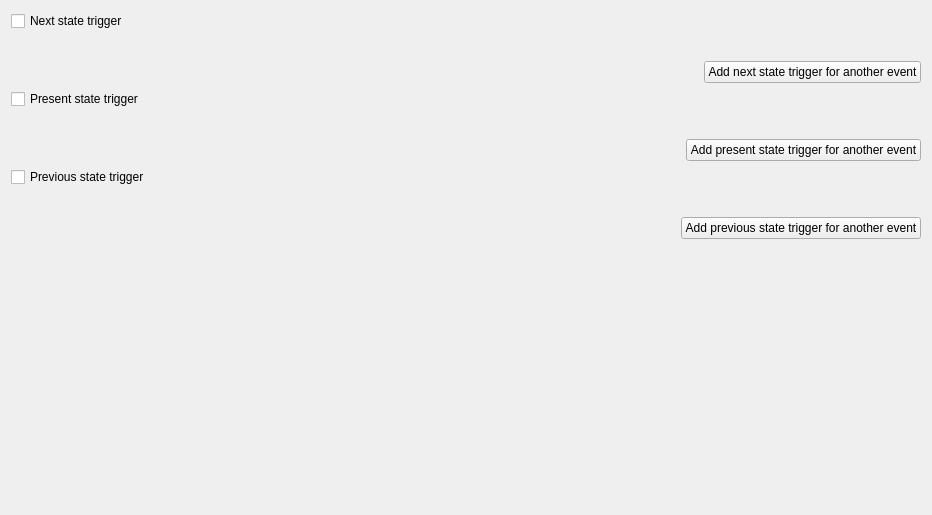
         <widget class="QWidget" name="scrollAreaWidgetContents_4">
          <property name="geometry">
           <rect>
            <x>0</x>
            <y>0</y>
            <width>932</width>
            <height>515</height>
           </rect>
          </property>
          <layout class="QVBoxLayout" name="verticalLayout_9">
           <item>
            <widget class="QCheckBox" name="checkBox_10">
             <property name="text">
              <string>Next state trigger</string>
             </property>
            </widget>
           </item>
           <item>
            <widget class="QWidget" name="widget" native="true">
             <layout class="QVBoxLayout" name="verticalLayout_5"/>
            </widget>
           </item>
           <item alignment="Qt::AlignmentFlag::AlignRight">
            <widget class="QPushButton" name="pushButton_2">
             <property name="text">
              <string>Add next state trigger for another event</string>
             </property>
            </widget>
           </item>
           <item>
            <widget class="QCheckBox" name="checkBox_11">
             <property name="text">
              <string>Present state trigger</string>
             </property>
            </widget>
           </item>
           <item>
            <widget class="QWidget" name="widget_2" native="true">
             <layout class="QVBoxLayout" name="verticalLayout_6"/>
            </widget>
           </item>
           <item alignment="Qt::AlignmentFlag::AlignRight">
            <widget class="QPushButton" name="pushButton_3">
             <property name="text">
              <string>Add present state trigger for another event</string>
             </property>
            </widget>
           </item>
           <item>
            <widget class="QCheckBox" name="checkBox_9">
             <property name="text">
              <string>Previous state trigger</string>
             </property>
            </widget>
           </item>
           <item>
            <widget class="QWidget" name="widget_3" native="true">
             <layout class="QVBoxLayout" name="verticalLayout_7"/>
            </widget>
           </item>
           <item alignment="Qt::AlignmentFlag::AlignRight">
            <widget class="QPushButton" name="pushButton_4">
             <property name="text">
              <string>Add previous state trigger for another event</string>
             </property>
            </widget>
           </item>
           <item>
            <spacer name="verticalSpacer_3">
             <property name="orientation">
              <enum>Qt::Orientation::Vertical</enum>
             </property>
             <property name="sizeHint" stdset="0">
              <size>
               <width>20</width>
               <height>39</height>
              </size>
             </property>
            </spacer>
           </item>
          </layout>
         </widget>
